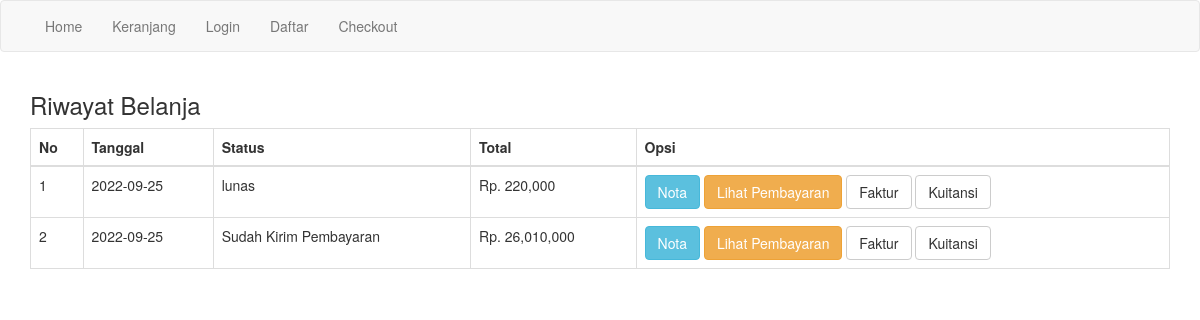
/riwayat.php, run on the app's committed database.
### tables this page shows
CREATE TABLE `pembelian` (
  `id_pembelian` int(11) NOT NULL,
  `id_pelanggan` int(11) NOT NULL,
  `id_ongkir` int(11) NOT NULL,
  `tanggal_pembelian` date NOT NULL,
  `total_pembelian` int(11) NOT NULL,
  `nama_kota` varchar(100) NOT NULL,
  `tarif` int(11) NOT NULL,
  `alamat_pengiriman` text NOT NULL,
  `status_pembelian` varchar(100) NOT NULL DEFAULT 'pending',
  `resi_pengiriman` varchar(50) NOT NULL
);

### riwayat.php (the view, shortened to what this page needs)
<?php
include "koneksi.php";
?>
<!DOCTYPE html>
<html lang="en">
<head>
  <link rel="stylesheet" href="admin/assets/css/bootstrap.css">
</head>
<body>
<?php include "menu.php"; ?>
<div class="riwayat">
  <div class="container">
    <h3>Riwayat Belanja <?php echo $_SESSION["pelanggan"]["nama_pelanggan"] ?></h3>
    <table class="table table-bordered">
      <thead>
        <tr>
          <th>No</th>
          <th>Tanggal</th>
          <th>Status</th>
          <th>Total</th>
          <th>Opsi</th>
        </tr>
      </thead>
      <tbody>
        <?php
        $nomor = 1;
        $ambil  = $koneksi->query("SELECT * FROM pembelian JOIN pelanggan ON pembelian.id_pelanggan = pelanggan.id_pelanggan");
        while($pecah = $ambil->fetch_assoc()){
        ?>
        <tr>
          <td><?php echo $nomor ?></td>
          <td><?php echo $pecah['tanggal_pembelian']; ?></td>
          <td><?php echo $pecah['status_pembelian']; ?></td>
          <td>Rp. <?php echo number_format($pecah['total_pembelian']); ?></td>
          <td>
            <a href="nota.php?id=<?php echo $pecah["id_pembelian"] ?>" class="btn btn-info">Nota</a>
            <?php if ($pecah['status_pembelian']=="pending"): ?>
            <a href="pembayaran.php?id=<?php echo $pecah["id_pembelian"]; ?>" class="btn btn-success">Input Pembayaran</a>
            <?php else: ?>
              <a href="lihat_pembayaran.php?id=<?php echo $pecah["id_pembelian"]; ?>" class="btn btn-warning">
                Lihat Pembayaran
              </a>
              <a href="faktur.php?id=<?php echo $pecah["id_pembelian"]; ?>" class="btn btn-default">Faktur</a>
              <a href="kuitansi.php?id=<?php echo $pecah["id_pembelian"]; ?>" class="btn btn-default">Kuitansi</a>
            <?php endif ?>
          </td>
        </tr>
        <?php $nomor++ ?>
        <?php } ?>
      </tbody>
    </table>
  </div>
</div>
</body>
</html>

### data on the page
pembelian: tanggal_pembelian "2022-09-25", status_pembelian "lunas", total_pembelian "220,000"
pembelian: tanggal_pembelian "2022-09-25", status_pembelian "Sudah Kirim Pembayaran", total_pembelian "26,010,000"
